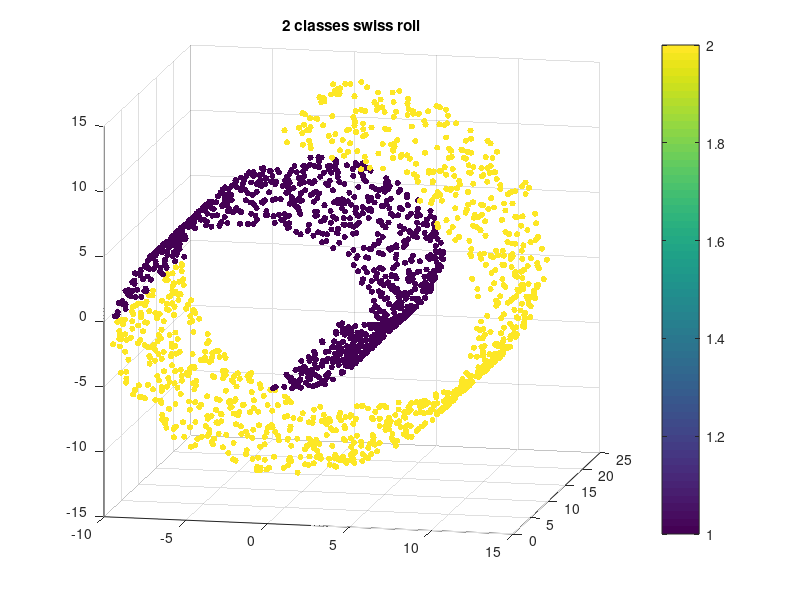

Write the MATLAB code that produced this figure.
% Generate classic swiss roll dataset.


clc;
clear all;
close all;
set (0,'defaultfigurecolor','w');

% initialize the  # of data
N=2000;
%standard swiss roll data
%tt is the numerical matrix which contains the position imformation of the data  
tt = (3*pi/2)*(1+2*rand(1,N));   
height = 21*rand(1,N);
X = [(tt).*cos(tt); height; (tt).*sin(tt)]';  %2000x3  
num1 = 0;
num2 = 0;
num3 = 0;
num4 = 0;
labels = zeros(2000,1);

%% 2 classes dataset
for num = 1:2000
    if(tt(num)<9.45)
        labels(num)=1;
        num1 = num1+1;
    elseif(tt(num)<=15)
        labels(num)=2;
        num2 = num2+1;
    end
end

%% 4 classes dataset
% for num = 1:2000
%     if(tt(num)<7.25)
%         labels(num)=1;
%         num1 = num1+1;
%     elseif(tt(num)<9.45)
%         labels(num)=2;
%         num2=num2+1;
%     elseif(tt(num)<11.75)
%         labels(num)=3;
%         num3=num3+1;
%     elseif(tt(num)<=14.25)
%         labels(num)=4;
%         num4 = num4+1;
%     end
% end

%% Visualize the data, show the picture
point_size = 20;
figure(1)
scatter3(X(:,1),X(:,2),X(:,3), point_size,labels,'filled');
colorbar;
title("2 classes swiss roll");
view([12 12]); 

